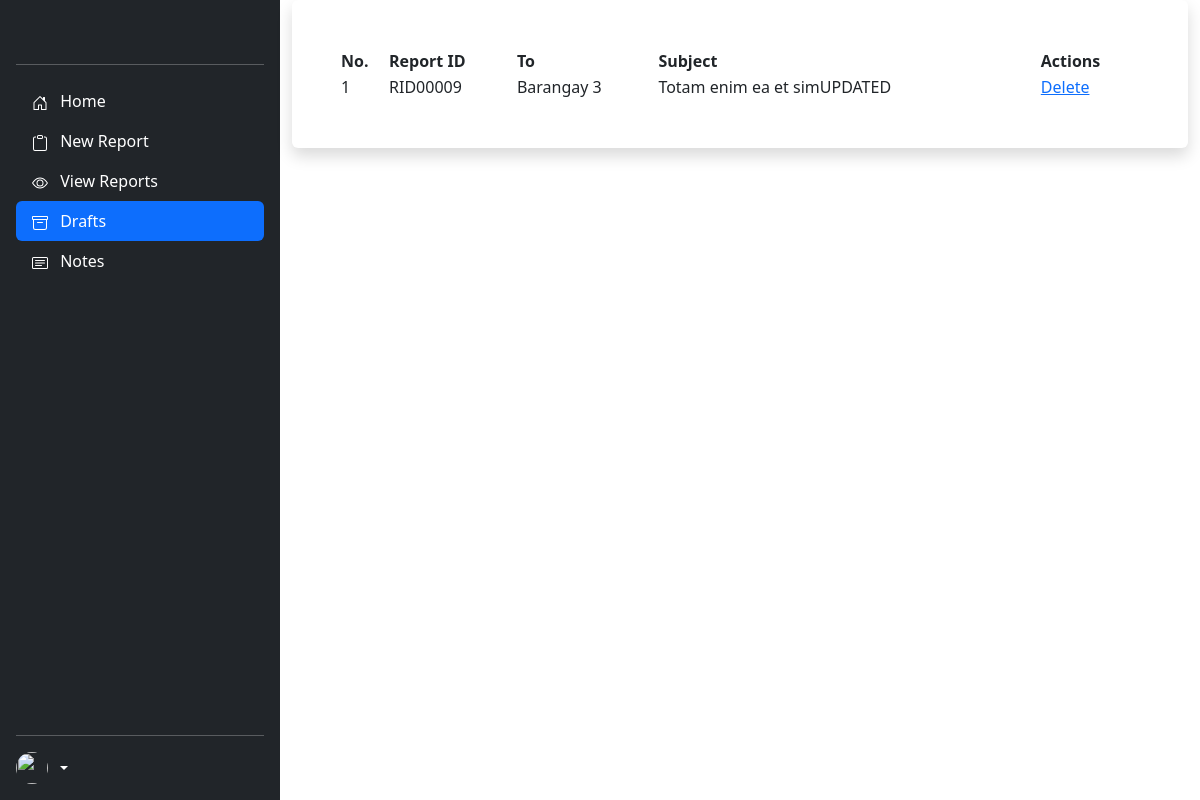
The page /admin/draft.php (signed in) on the database its author committed.
### tables this page shows
CREATE TABLE `reports` (
  `id` int(11) NOT NULL,
  `user_id` varchar(50) NOT NULL,
  `report_id` varchar(50) NOT NULL,
  `from_user` varchar(50) NOT NULL,
  `to_user` varchar(50) NOT NULL,
  `subject` varchar(50) NOT NULL,
  `message` longtext NOT NULL,
  `pdf_files` blob NOT NULL,
  `image` varchar(300) NOT NULL,
  `status` int(225) NOT NULL,
  `deadline` int(11) NOT NULL,
  `date_created` date NOT NULL,
  `time_created` time NOT NULL,
  `date_updated` date NOT NULL,
  `time_updated` time NOT NULL
);

### admin/draft.php (the view, shortened to what this page needs)
<?php
include('../connection.php');
$user_id = $_SESSION['user_id'];
$report_link = "add-report.php?uid=" . $user_id;
$view_link = "reports.php?uid=" . $user_id;
$draft_link = "draft.php?uid=" . $user_id;
$note_link = "add-note.php?uid=" . $user_id;
?>
<!DOCTYPE html>
<html lang="en">
<head>
    <link href="https://cdn.jsdelivr.net/npm/bootstrap@5.3.0-alpha1/dist/css/bootstrap.min.css" rel="stylesheet">
</head>
<body>
<main class="d-flex">
<div class="d-flex flex-column flex-shrink-0 p-3 text-white bg-dark" style="width: 280px; min-height: 100vh;">
    <a href="/" class="d-flex align-items-center mb-3 mb-md-0 me-md-auto text-white text-decoration-none">
      <svg class="bi me-2" width="40" height="32"><use xlink:href="#bootstrap"></use></svg>
    </a>
    <hr>
    <ul class="nav nav-pills flex-column mb-auto">
      <li class="nav-item">
        <a href="index.php" class="nav-link text-white">
          Home
        </a>
      </li>
      <li>
        <a href="<?php echo $report_link ?>" class="nav-link text-white">
          New Report
        </a>
      </li>
      <li>
        <a href="<?php echo $view_link ?>" class="nav-link text-white">
          View Reports
        </a>
      </li>
      <li>
        <a href="<?php echo $draft_link ?>" class="nav-link text-white active" aria-current="page">
          Drafts
        </a>
      </li>
      <li>
        <a href="<?php echo $note_link ?>" class="nav-link text-white">
          Notes
        </a>
      </li>
    </ul>
    <hr>
    <div class="dropdown">
      <a href="#" class="d-flex align-items-center text-white text-decoration-none dropdown-toggle" id="dropdownUser1" data-bs-toggle="dropdown" aria-expanded="false">
        <img src="..." alt="" width="32" height="32" class="rounded-circle me-2">
      </a>
    </div>
  </div>
  <div class="container">
    <div class="card shadow p-5" style="border: none;">
    <table id="data">
        <thead>
            <tr>
                <th>No.</th>
                <th>Report ID</th>
                <th>To</th>
                <th>Subject</th>
                <th>Actions</th>
            </tr>
        </thead>
        <tbody>
            <?php
            $sql = "SELECT * FROM reports WHERE status = '2' ORDER BY id ASC  ";
            $run = mysqli_query($conn, $sql);
            if (mysqli_num_rows($run) > 0) {
                $count = 0;
                foreach ($run as $row) {
                    $report_id = $row['report_id'];
                    $ciphering = "AES-128-CTR";
                    $options = 0;
                    $encryption_iv = '1234567891011121';
                    $encryption_key = "TeamAgnat";
                    $encryption = openssl_encrypt(
                        $report_id,
                        $ciphering,
                        $encryption_key,
                        $options,
                        $encryption_iv
                    );
                    $view_link = "view-reports.php?rid=" . $encryption;
                    $delete_link = "delete-reports.php?rid=" . $encryption;
                    $count++;
            ?>
                    <tr class="clickable-row" data-href="<?php echo $view_link ?>" style="cursor:pointer;">
                        <td><?php echo $count; ?></td>
                        <td><?php echo $row['report_id'] ?></td>
                        <td><?php echo $row['to_user'] ?></td>
                        <td><?php echo $row['subject'] ?></td>
                        <td>
                            <a href="<?php echo $delete_link ?>" onClick="return confirm('Delete This report?')">Delete</a>
                        </td>
                    </tr>
            <?php
                }
            }
            ?>
        </tbody>
    </table>
    </div>
  </div>
</main>
</body>
</html>

### rows shown on the page
reports: report "RID00009", to_user "Barangay 3", subject "Totam enim ea et simUPDATED"
